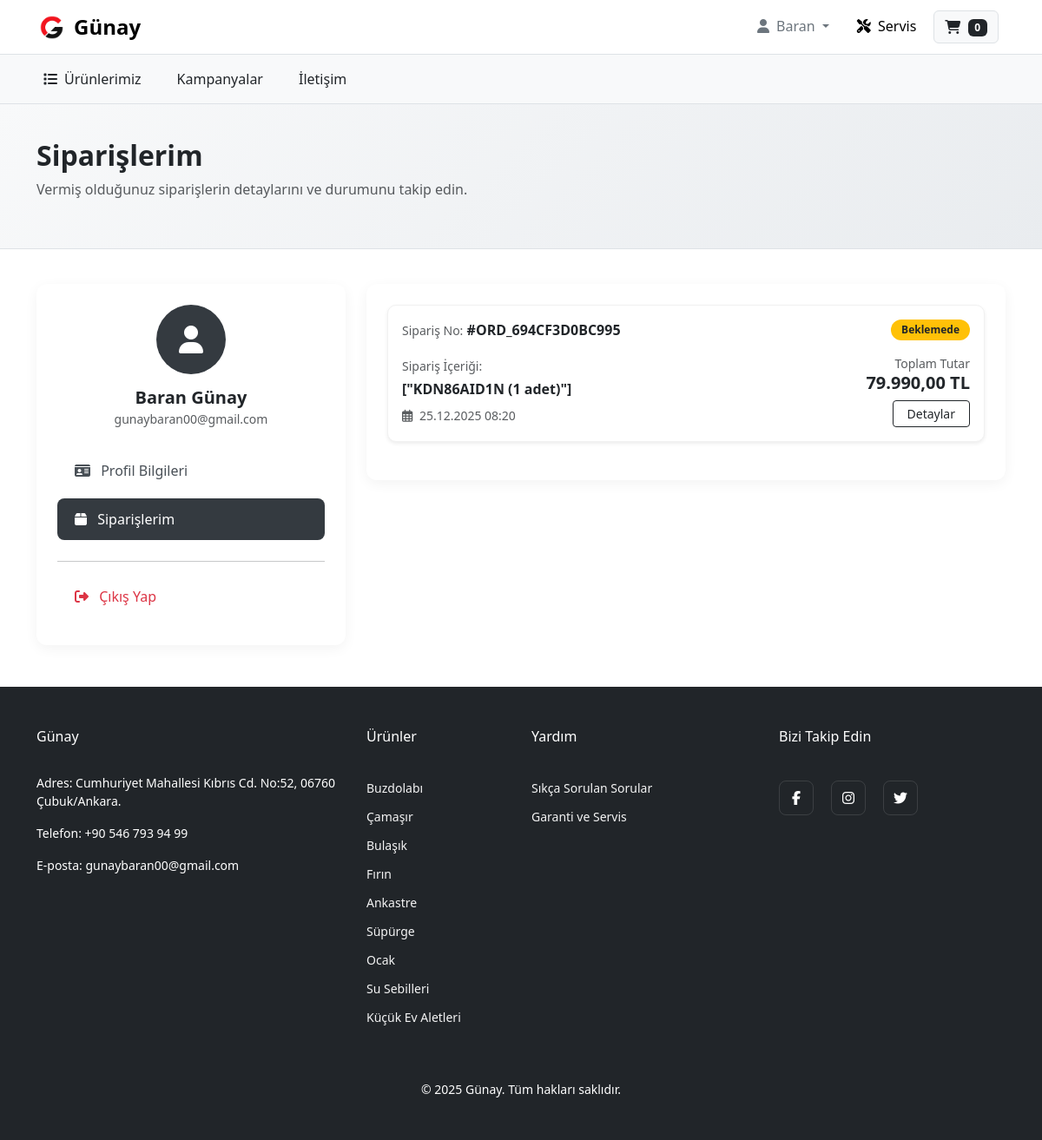
Page /index.php?sayfa=siparislerim (signed in) on the committed database.
### tables this page shows
CREATE TABLE IF NOT EXISTS `kullanicilar` (
  `id` int NOT NULL AUTO_INCREMENT,
  `ad` varchar(50) DEFAULT NULL,
  `soyad` varchar(50) DEFAULT NULL,
  `email` varchar(100) DEFAULT NULL,
  `sifre` varchar(255) DEFAULT NULL,
  `telefon` varchar(20) DEFAULT NULL,
  `adres` text,
  `rol` varchar(20) DEFAULT 'user',
  PRIMARY KEY (`id`),
  UNIQUE KEY `eposta` (`email`)
);

CREATE TABLE IF NOT EXISTS `siparisler` (
  `id` int NOT NULL AUTO_INCREMENT,
  `user_id` int DEFAULT NULL,
  `order_id` varchar(64) DEFAULT NULL,
  `tarih` datetime DEFAULT NULL,
  `ad` varchar(255) DEFAULT NULL,
  `soyad` varchar(255) DEFAULT NULL,
  `adres` text,
  `sehir` varchar(100) DEFAULT NULL,
  `posta_kodu` varchar(20) DEFAULT NULL,
  `telefon` varchar(50) DEFAULT NULL,
  `payment_method` varchar(50) DEFAULT NULL,
  `toplam` decimal(10,2) DEFAULT NULL,
  `durum` varchar(50) NOT NULL DEFAULT 'Beklemede',
  `items` json DEFAULT NULL,
  PRIMARY KEY (`id`),
  UNIQUE KEY `order_id` (`order_id`)
);

### siparislerim.php (the view, shortened to what this page needs)
<?php
$user_id = $_SESSION['user_id'];
$user_sorgu = $db->prepare("SELECT * FROM kullanicilar WHERE id = ?");
$user_sorgu->execute([$user_id]);
$user = $user_sorgu->fetch(PDO::FETCH_ASSOC);
$sorgu = $db->prepare("SELECT * FROM siparisler WHERE user_id = ? ORDER BY tarih DESC");
$sorgu->execute([$user_id]);
$siparisler = $sorgu->fetchAll(PDO::FETCH_ASSOC);
?>
<div class="profile-header">
    <div class="container">
        <h2 class="fw-bold">Siparişlerim</h2>
        <p class="text-muted">Vermiş olduğunuz siparişlerin detaylarını ve durumunu takip edin.</p>
    </div>
</div>
<div class="container mb-5">
    <div class="row g-4">
        <div class="col-lg-4">
            <div class="card profile-card p-4">
                <div class="text-center mb-4">
                    <div class="profile-icon-circle mx-auto"><i class="fa-solid fa-user"></i></div>
                    <h5 class="fw-bold mb-0"><?php echo htmlspecialchars($user['ad'] . ' ' . $user['soyad']); ?></h5>
                    <small class="text-muted"><?php echo htmlspecialchars($user['email']); ?></small>
                </div>
                <div class="nav flex-column nav-pills">
                    <a class="nav-link mb-2" href="index.php?sayfa=profilim"><i class="fa-solid fa-id-card me-2"></i> Profil Bilgileri</a>
                    <a class="nav-link active mb-2" href="index.php?sayfa=siparislerim"><i class="fa-solid fa-box me-2"></i> Siparişlerim</a>
                    <hr>
                    <a class="nav-link text-danger" href="logout.php"><i class="fa-solid fa-right-from-bracket me-2"></i> Çıkış Yap</a>
                </div>
            </div>
        </div>
        <div class="col-lg-8">
            <div class="card profile-card p-4">
                <?php if (empty($siparisler)): ?>
                    <div class="text-center py-5">
                        <div class="mb-3" style="font-size: 3rem; color: #dee2e6;"><i class="fa-solid fa-box-open"></i></div>
                        <h5>Henüz bir siparişiniz bulunmuyor.</h5>
                        <a href="index.php" class="btn btn-dark mt-2">Alışverişe Başla</a>
                    </div>
                <?php else: ?>
                    <?php foreach ($siparisler as $siparis): ?>
                        <div class="order-item-card p-3 shadow-sm bg-white">
                            <div class="d-flex justify-content-between align-items-center mb-3">
                                <div>
                                    <span class="text-muted small">Sipariş No:</span>
                                    <span class="fw-bold text-dark">#<?php echo $siparis['order_id']; ?></span>
                                </div>
                                <?php
                                    $durum = $siparis['durum'];
                                    $badge_class = "bg-warning text-dark";
                                ?>
                                <span class="badge <?php echo $badge_class; ?> status-badge"><?php echo $durum; ?></span>
                            </div>
                            <div class="row g-3 align-items-center">
                                <div class="col-md-8">
                                    <p class="mb-1 small text-muted">Sipariş İçeriği:</p>
                                    <p class="mb-0 fw-semibold text-dark"><?php echo htmlspecialchars($siparis['items']); ?></p>
                                    <div class="mt-2 small text-muted">
                                        <i class="fa-regular fa-calendar-days me-1"></i>
                                        <?php echo date('d.m.Y H:i', strtotime($siparis['tarih'])); ?>
                                    </div>
                                </div>
                                <div class="col-md-4 text-md-end">
                                    <p class="text-muted small mb-0">Toplam Tutar</p>
                                    <h5 class="fw-bold text-dark mb-0"><?php echo number_format($siparis['toplam'], 2, ',', '.'); ?> TL</h5>
                                    <a href="index.php?sayfa=siparis_detay&id=<?php echo $siparis['order_id']; ?>" class="btn btn-sm btn-outline-dark mt-2 px-3">Detaylar</a>
                                </div>
                            </div>
                        </div>
                    <?php endforeach; ?>
                <?php endif; ?>
            </div>
        </div>
    </div>
</div>

### style.css (style rules this page uses)
* { box-sizing: border-box; }
body { font-family: 'Roboto', 'Helvetica Neue', Arial, sans-serif; }

### siparislerim.php (style rules this page uses)
.profile-header { background: linear-gradient(135deg, #f8f9fa 0%, #e9ecef 100%); padding: 40px 0; border-bottom: 1px solid #dee2e6; margin-bottom: 40px; }
.profile-card { border: none; border-radius: 12px; box-shadow: 0 4px 15px rgba(0,0,0,0.05); background: #fff; }
.profile-icon-circle { width: 80px; height: 80px; background: #343a40; color: #fff; display: flex; align-items: center; justify-content: center; border-radius: 50%; font-size: 2rem; margin-bottom: 15px; }
.nav-pills .nav-link { color: #495057; padding: 12px 20px; border-radius: 8px; margin-bottom: 8px; transition: all 0.2s; }
.nav-pills .nav-link.active { background-color: #343a40 !important; color: #fff; }
.order-item-card { border: 1px solid #f1f1f1; border-radius: 10px; margin-bottom: 20px; transition: transform 0.2s; }
.status-badge { font-size: 0.75rem; padding: 6px 12px; border-radius: 20px; font-weight: bold; }

### rows in the picture
kullanicilar: ad+soyad "Baran Günay", email "gunaybaran00@gmail.com"
siparisler: order "ORD_694CF3D0BC995", durum "Beklemede", items "[\"KDN86AID1N (1 adet)\"]", tarih "25.12.2025 08:20", toplam "79.990,00"

### other values in the picture
$_SESSION['user_name'] "Baran"
$cart_count "0"
